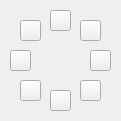
<?xml version="1.0" encoding="UTF-8"?>
<ui version="4.0">
 <class>CLedsWidget</class>
 <widget class="QWidget" name="CLedsWidget">
  <property name="geometry">
   <rect>
    <x>0</x>
    <y>0</y>
    <width>121</width>
    <height>121</height>
   </rect>
  </property>
  <property name="sizePolicy">
   <sizepolicy hsizetype="Expanding" vsizetype="Expanding">
    <horstretch>0</horstretch>
    <verstretch>0</verstretch>
   </sizepolicy>
  </property>
  <property name="minimumSize">
   <size>
    <width>121</width>
    <height>121</height>
   </size>
  </property>
  <property name="maximumSize">
   <size>
    <width>121</width>
    <height>121</height>
   </size>
  </property>
  <property name="windowTitle">
   <string>Form</string>
  </property>
  <widget class="QPushButton" name="btn2">
   <property name="geometry">
    <rect>
     <x>90</x>
     <y>50</y>
     <width>21</width>
     <height>21</height>
    </rect>
   </property>
   <property name="text">
    <string/>
   </property>
   <property name="checkable">
    <bool>true</bool>
   </property>
  </widget>
  <widget class="QPushButton" name="btn7">
   <property name="geometry">
    <rect>
     <x>20</x>
     <y>80</y>
     <width>21</width>
     <height>21</height>
    </rect>
   </property>
   <property name="text">
    <string/>
   </property>
   <property name="checkable">
    <bool>true</bool>
   </property>
  </widget>
  <widget class="QPushButton" name="btn6">
   <property name="geometry">
    <rect>
     <x>10</x>
     <y>50</y>
     <width>21</width>
     <height>21</height>
    </rect>
   </property>
   <property name="text">
    <string/>
   </property>
   <property name="checkable">
    <bool>true</bool>
   </property>
  </widget>
  <widget class="QPushButton" name="btn3">
   <property name="geometry">
    <rect>
     <x>80</x>
     <y>20</y>
     <width>21</width>
     <height>21</height>
    </rect>
   </property>
   <property name="text">
    <string/>
   </property>
   <property name="checkable">
    <bool>true</bool>
   </property>
  </widget>
  <widget class="QPushButton" name="btn0">
   <property name="geometry">
    <rect>
     <x>50</x>
     <y>90</y>
     <width>21</width>
     <height>21</height>
    </rect>
   </property>
   <property name="text">
    <string/>
   </property>
   <property name="checkable">
    <bool>true</bool>
   </property>
  </widget>
  <widget class="QPushButton" name="btn5">
   <property name="geometry">
    <rect>
     <x>20</x>
     <y>20</y>
     <width>21</width>
     <height>21</height>
    </rect>
   </property>
   <property name="text">
    <string/>
   </property>
   <property name="checkable">
    <bool>true</bool>
   </property>
  </widget>
  <widget class="QPushButton" name="btn1">
   <property name="geometry">
    <rect>
     <x>80</x>
     <y>80</y>
     <width>21</width>
     <height>21</height>
    </rect>
   </property>
   <property name="text">
    <string/>
   </property>
   <property name="checkable">
    <bool>true</bool>
   </property>
  </widget>
  <widget class="QPushButton" name="btn4">
   <property name="geometry">
    <rect>
     <x>50</x>
     <y>10</y>
     <width>21</width>
     <height>21</height>
    </rect>
   </property>
   <property name="text">
    <string/>
   </property>
   <property name="checkable">
    <bool>true</bool>
   </property>
  </widget>
 </widget>
 <resources/>
 <connections/>
</ui>
